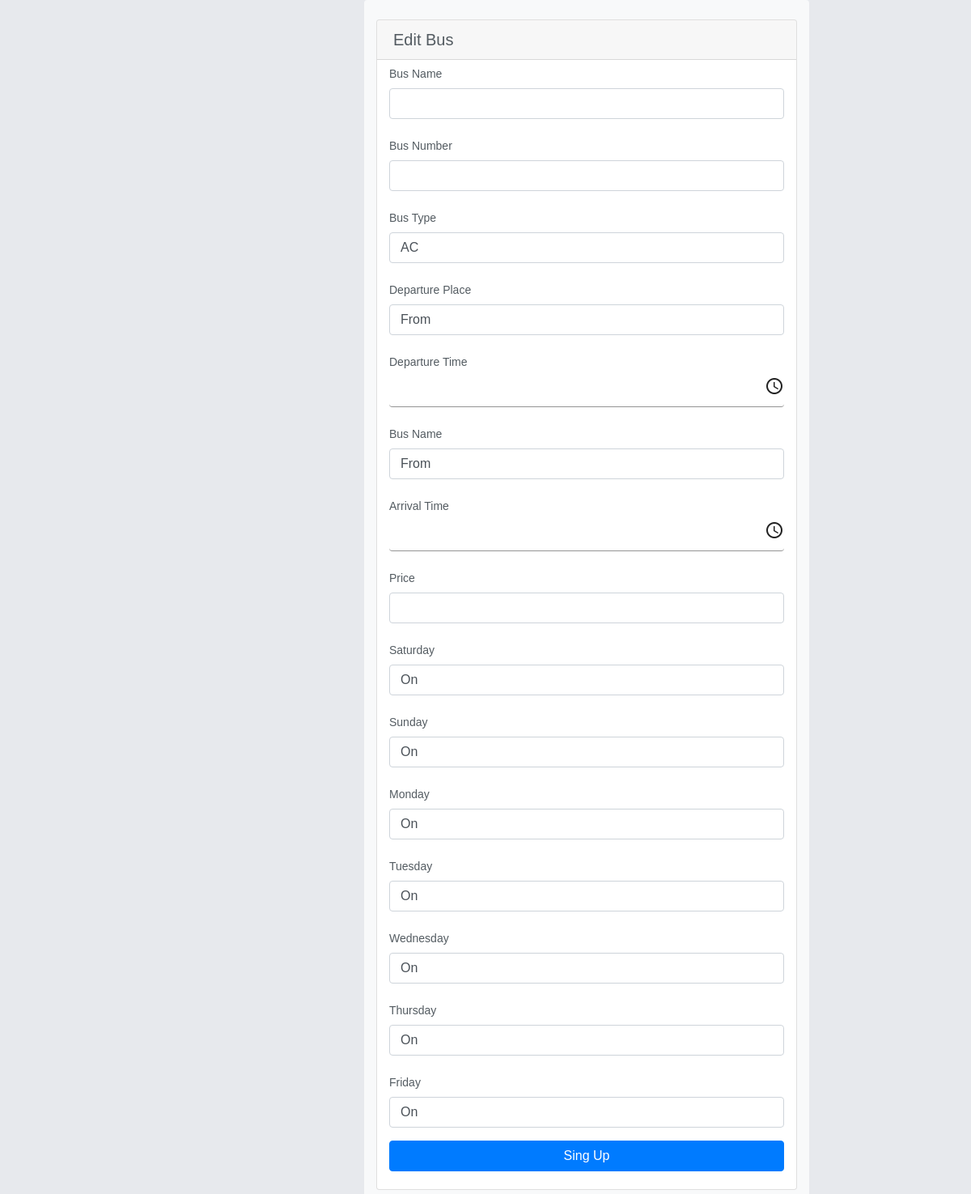
The app's page /admin/edit.php?id=2, older data.
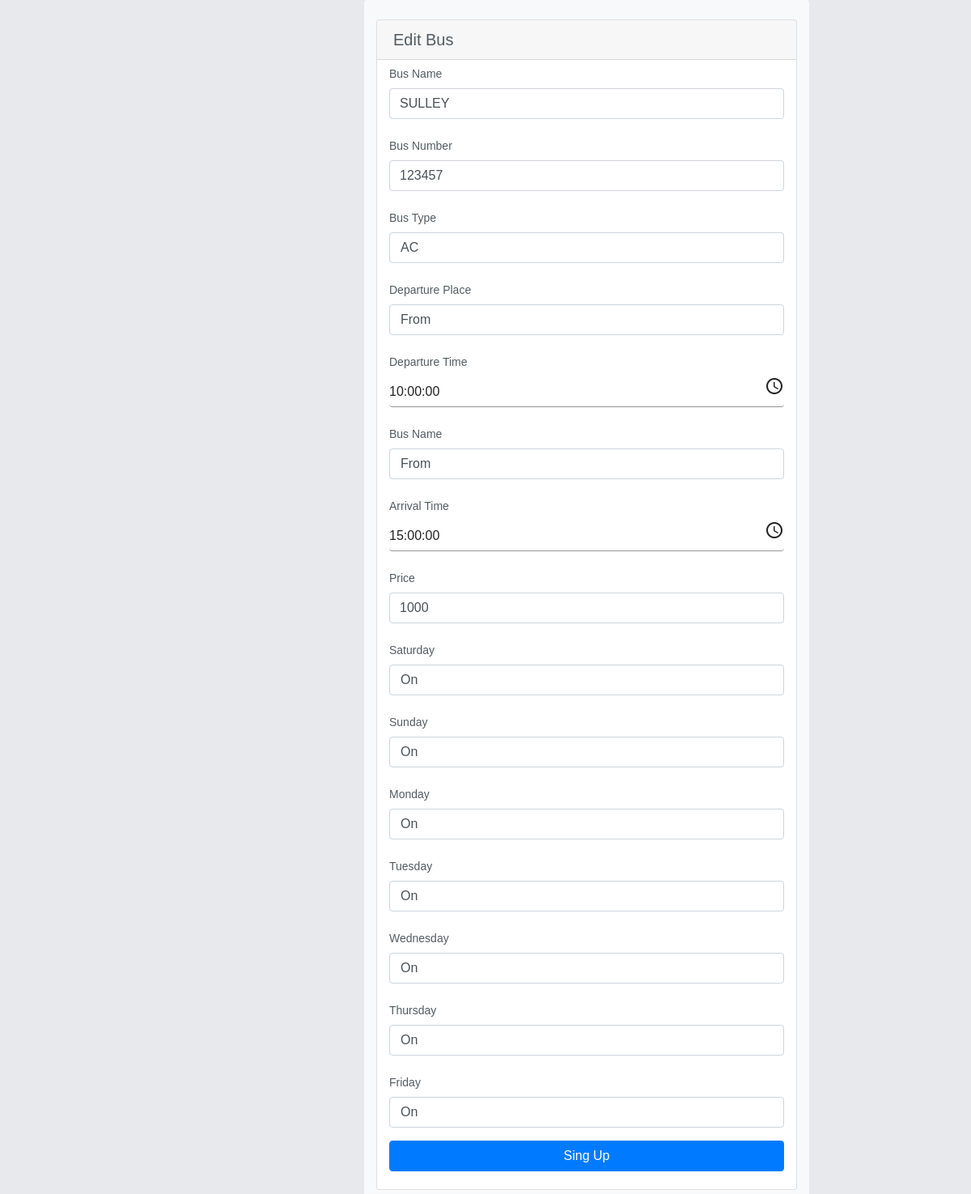
The same page, newer data.
### tables this page shows
CREATE TABLE `_all_bus` (
  `id` int(11) NOT NULL,
  `name` varchar(50) NOT NULL,
  `type` varchar(20) NOT NULL,
  `d_time` time NOT NULL,
  `d_place` varchar(20) NOT NULL,
  `a_time` time NOT NULL,
  `a_place` varchar(20) NOT NULL,
  `price` int(11) NOT NULL,
  `Sat` tinyint(1) NOT NULL,
  `Sun` tinyint(1) NOT NULL,
  `Mon` tinyint(1) NOT NULL,
  `Tue` tinyint(1) NOT NULL,
  `Wed` tinyint(1) NOT NULL,
  `Thu` tinyint(1) NOT NULL,
  `Fri` tinyint(1) NOT NULL,
  `number` int(20) NOT NULL
);

### admin/edit.php (the view, shortened to what the changed rows need)
<?php
include 'admin.header.php';
if(isset($_GET['id'])){
    $get_id = $_GET['id'];
    $view_query = "SELECT * FROM _all_bus WHERE id='$get_id'";
    $result = mysqli_query($conn, $view_query);
    $view_row = mysqli_fetch_assoc($result);
}
?>
<div id="viewport">
    <div class="container bg-light shadow-md rounded py-4 " style="max-width: 550px">
        <div class="card">
            <form class="container" id="" method="POST" action="<?php echo $_SERVER['PHP_SELF']; ?>">
                <div class="form-row">
                    <div class="col form-group">
                        <input name="bus_name" id="bus_name" type="text" class="form-control" value="<?php echo $view_row['name']?>" required  placeholder="">
                    </div>
                </div>
                <div class="form-row">
                    <div class="col form-group">
                        <input value="<?php echo $view_row['number']?>" name="bus_number" id="bus_number" type="text" class="form-control" required  placeholder="">
                    </div>
                </div>
                <div class="form-row">
                    <div class="col form-group">
                        <input value="<?php echo $view_row['d_time']?>"name="d_time" id="d_time" type="text" class="form-control">
                    </div>
                </div>
                <div class="form-row">
                    <div class="col form-group">
                        <input value="<?php echo $view_row['a_time']?>" name="a_time" id="a_time" type="text" class="form-control">
                    </div>
                </div>
                <div class="form-row">
                    <div class="col form-group">
                        <input value="<?php echo $view_row['price']?>" name="price" id="price" type="text" class="form-control" required  placeholder="">
                    </div>
                </div>
                <br>
            </form>
        </div>
    </div>
</div>

Row changes from the older to the newer data that the page shows:
added _all_bus: bus_name "SULLEY", bus_number "123457", d_time "10:00:00", a_time "15:00:00", price "1000"
